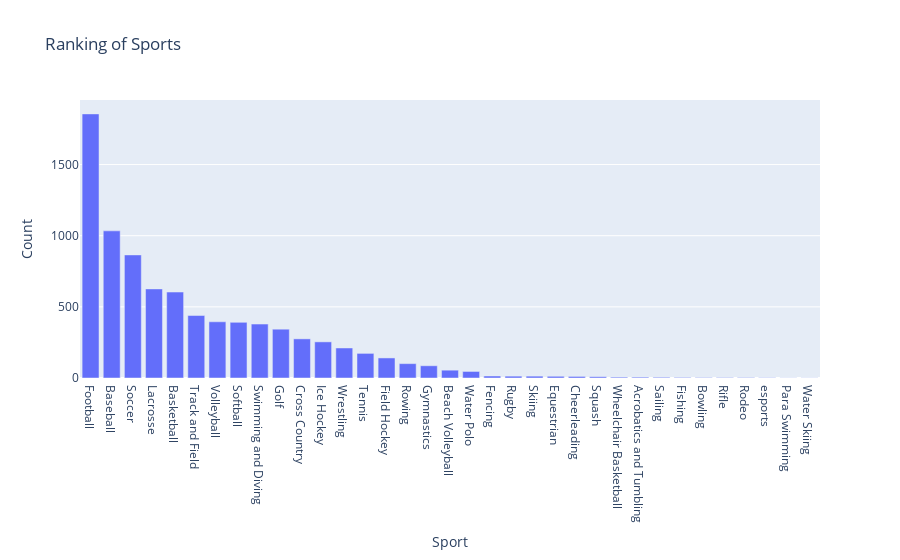

The code cell stored with this chart in its notebook:
### Code cell
sport_count = df['Sport'].value_counts().reset_index()
sport_count.columns = ['Sport', 'Count']

fig = px.bar(sport_count, x='Sport', y='Count', title='Ranking of Sports')
fig.show()

fig.write_image("fig1.jpeg")

### Figure 1 — Plotly figure (JSON) as saved in the notebook; plotly's stock layout.template omitted (floating-point values rounded to 4 significant figures)
{"data": [{"alignmentgroup": "True", "hovertemplate": "Sport=%{x}<br>Count=%{y}<extra></extra>", "legendgroup": "", "marker": {"color": "#636efa", "pattern": {"shape": ""}}, "name": "", "offsetgroup": "", "orientation": "v", "showlegend": false, "textposition": "auto", "type": "bar", "x": ["Football", "Baseball", "Soccer", "Lacrosse", "Basketball", "Track and Field", "Volleyball", "Softball", "Swimming and Diving", "Golf", "Cross Country", "Ice Hockey", "Wrestling", "Tennis", "Field Hockey", "Rowing", "Gymnastics", "Beach Volleyball", "Water Polo", "Fencing", "Rugby", "Skiing", "Equestrian", "Cheerleading", "Squash", "Wheelchair Basketball", "Acrobatics and Tumbling", "Sailing", "Fishing", "Bowling", "Rifle", "Rodeo", "esports", "Para Swimming", "Water Skiing"], "xaxis": "x", "y": [1856, 1034, 865, 626, 604, 439, 395, 391, 379, 343, 275, 254, 211, 173, 141, 101, 86, 55, 46, 14, 13, 13, 12, 11, 9, 6, 6, 5, 4, 3, 3, 3, 2, 1, 1], "yaxis": "y"}], "layout": {"barmode": "relative", "legend": {"tracegroupgap": 0}, "title": {"text": "Ranking of Sports"}, "xaxis": {"anchor": "y", "domain": [0, 1], "title": {"text": "Sport"}}, "yaxis": {"anchor": "x", "domain": [0, 1], "title": {"text": "Count"}}}}
